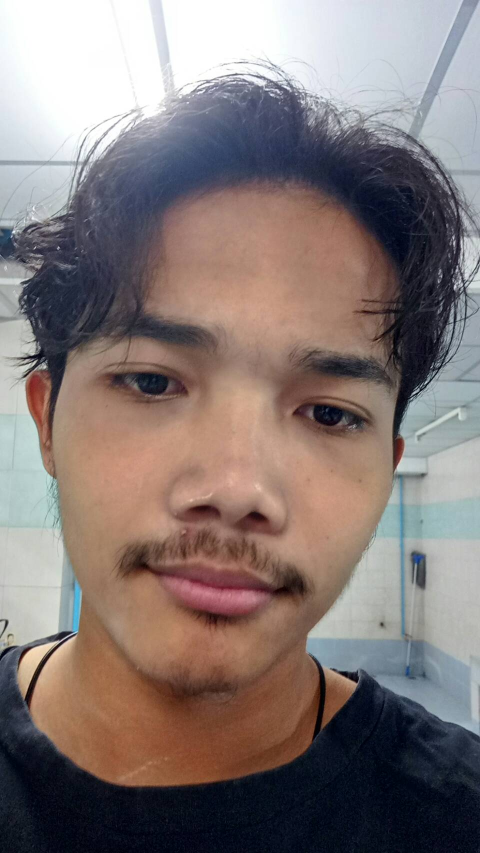
#> input picture testpic.jpg, 960 x 1706 px (shown at 1/2 size)
$ python DetectFace_image.py
#> lines starting #> are read from the running program, lines starting #| are printed output that depends on the picture; after the words box and inside, x2 and y2 are one past the last pixel; in counts of white or black regions, pixels touching at a corner belong together
import cv2
scale = 0.5 # กำหนดscale เพื่อลดขนาดภาพ (50%)
image_file = 'testpic.jpg' # loadภาพที่ต้องการตรวจจับใบหน้า

# ไฟล์ข้อมูลตรวจจับใบหน้าที่ train เรียบร้อยแล้ว
casc_file = 'haarcascade_frontalface_default.xml' # ใช้ Haar

# สร้าง Haar cascade
frontal_face = cv2.CascadeClassifier(casc_file)
image = cv2.imread(image_file) # อ่านไฟล์ภาพ
#> image is the input picture: shape (1706, 960, 3); mean B, G, R 118.4, 120.5, 132.9

# ลดขนาดภาพ
image = cv2.resize(image,None,fx=scale,fy=scale,interpolation=cv2.INTER_AREA)
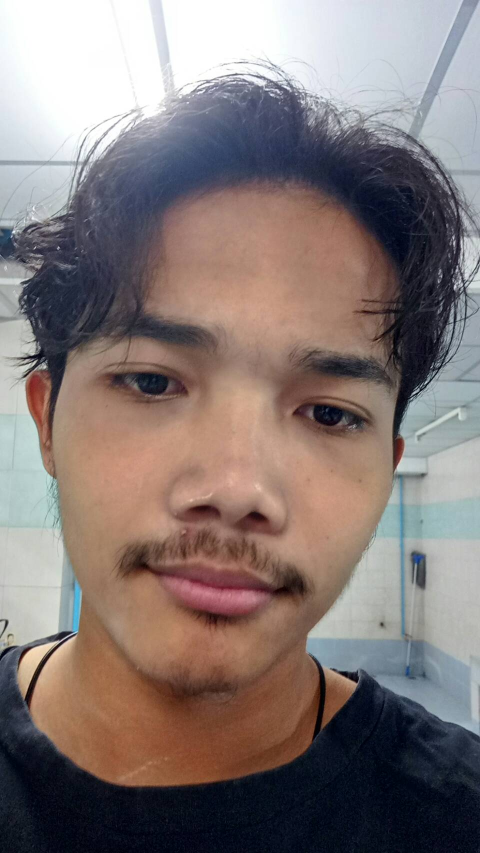
#> image: shape (853, 480, 3); mean B, G, R 118.6, 120.6, 133
gray_img = cv2.cvtColor(image,cv2.COLOR_BGR2GRAY) #แปลงเป็นโทนเทา
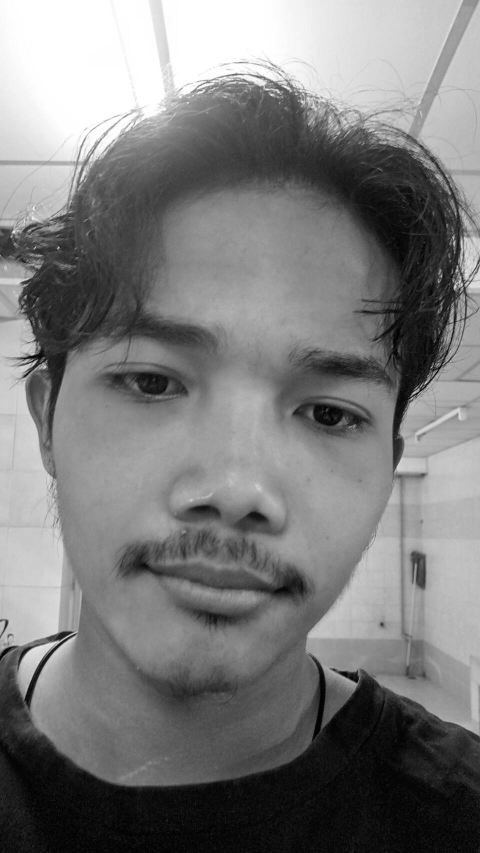
#> gray_img: shape (853, 480); min 1, max 255, mean 124.1

#ตรวจจับใบหน้าในภาพ
bBoxes = frontal_face.detectMultiScale(gray_img,scaleFactor=1.3,minNeighbors=5,minSize=(30,30))
#> bBoxes = [[30, 234, 430, 430]]

print('Found {} face'.format(len(bBoxes)))
#| Found 1 face

# เขียนสี่เหลี่ยม/ตีกรอบ บริเวณที่พบใบหน้า
for (x,y,w,h) in bBoxes:
    cv2.rectangle(image,(x,y),(x+w,y+h),(0,255,0),2) # ตีกรอบสี RGB และขนาดเส้น line width
#> this loop made 1 pass
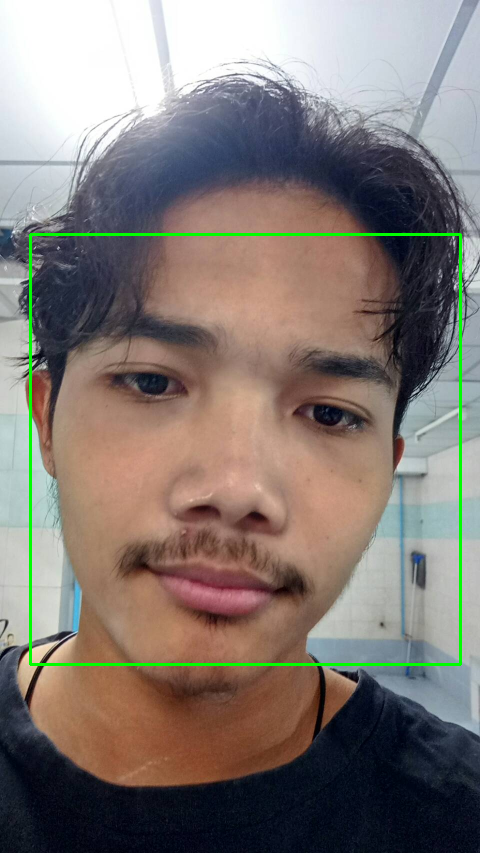
#> image: shape (853, 480, 3); 1.26% of pixels changed, all inside (x1, y1, x2, y2) = (29, 233, 462, 666)
cv2.imshow('Mywin',image)
cv2.waitKey(0)
cv2.destroyAllWindows()
